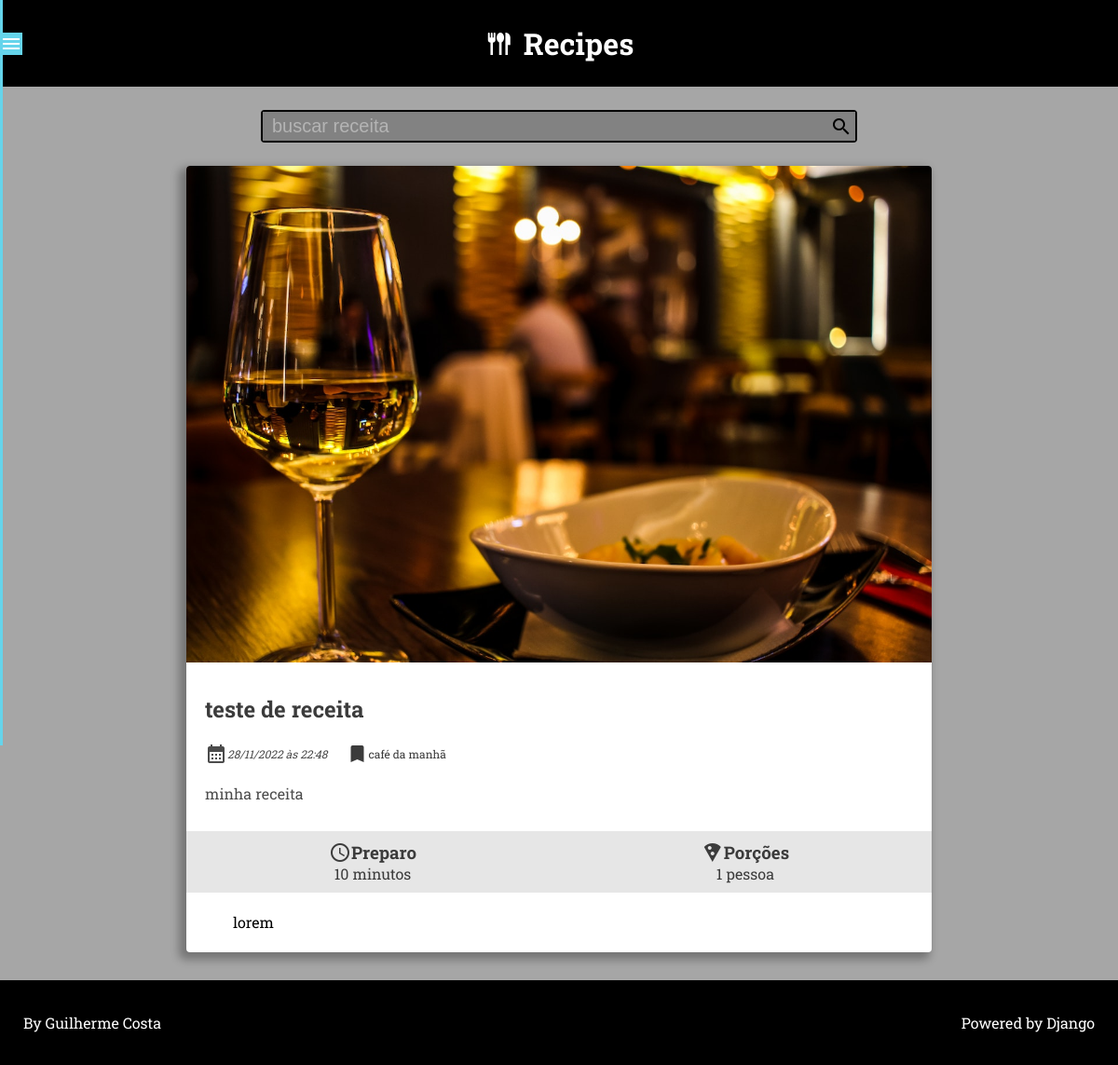
Screenshot of /recipe/8/ with the database file from the repository.
### recipes/models.py (models this page shows, shortened)
class Recipe(models.Model):
    title = models.CharField(max_length=65)
    description = models.CharField(max_length=165)
    slug = models.SlugField()
    preparation_time = models.IntegerField()
    preparation_time_unit = models.CharField(max_length=165)
    servings = models.IntegerField()
    servings_unit = models.CharField(max_length=65)
    preparation_steps = models.TextField()
    preparation_steps_is_html = models.BooleanField(default=False)
    created_at = models.DateTimeField(auto_now_add=True)
    updated_at = models.DateTimeField(auto_now=True)
    is_published = models.BooleanField(default=False)
    cover = models.ImageField(upload_to='recipes/covers/%Y/%m/%d/',
                              blank=True,
                              default='',
                              )
    category = models.ForeignKey(Category,
                                 on_delete=models.SET_NULL,
                                 null=True,
                                 blank=True,
                                 default=None,
                                 )
    author = models.ForeignKey(User,
                               on_delete=models.SET_NULL,
                               null=True,
                               blank=True,
                               default=None,
                               )

class Category(models.Model):
    name = models.CharField(max_length=65,
                            verbose_name='Nome',
                            )

### recipes/views.py (the view)
# urls.py: path('recipe/<int:id>/', views.recipe, name='recipe'),
def recipe(request, id) -> render:
    recipe: list = get_object_or_404(Recipe,
                                     pk=id,
                                     is_published=True,
                                     )
    return render(request, 'recipes/pages/recipe-view.html', context={
        'recipe_details': True,
        'recipe_description': True,
        'title_recipe': f"{recipe.title}",
        'recipe': recipe,
    })

### recipes/templates/recipes/pages/recipe-view.html (shortened to what this page needs)
{% extends 'global/base.html' %}
{% block content %}
<div class="main-content main-content-list">
    {% include "recipes/partials/individual-recipe-view.html" %}
</div>
{% endblock content %}

### recipes/templates/recipes/partials/_details-recipe.html (shortened to what this page needs)
{% if recipe.cover %}
    <a href="{% url 'recipes:recipe' recipe.id %}">
        <img class="card-image" src="{{ recipe.cover.url }}" alt="temp image">
    </a>
{% endif %}
<section class="box-card-info">
    <a href="{% url 'recipes:recipe' recipe.id %}">
        <h2 class="card-title">{{ recipe.title }}</h2>
    </a>
    <div class="card-details">
        <div>
            <span class="material-icons card-calendar-icon">&#xebcc</span>
            <span class="card-date">{{ recipe.created_at|date:"d/m/Y" }} às {{ recipe.created_at|date:"H:i" }}</span>
        </div>
        {% if recipe.category.id %}
            <div>
                <a href="{% url 'recipes:category' recipe.category.id %}" class="flex-details">
                    <span class="material-icons">bookmark</span>
                    <span class="card-group">{{ recipe.category.name }}</span>
                </a>
            </div>
        {% endif %}
        <div class="prev-text-card">
            <p>{{ recipe.description }}</p>
        </div>
    </div>
</section>
<section class="box-card-preparation">
    <div class="card-time-preparation">
        <h3><span class="material-icons">&#xe8b5</span>Preparo</h3>
        <p>{{ recipe.preparation_time }} {{ recipe.preparation_time_unit }}</p>
    </div>
    <div class="card-portion">
        <h3><span class="material-icons">&#xe552</span>Porções</h3>
        <p>{{ recipe.servings }} {{ recipe.servings_unit }}</p>
    </div>
</section>
{% if recipe_description %}
    <div class="card-preparation-steps">
        {% if recipe.preparation_steps_is_html %}
            {{ recipe.preparation_steps|safe }}
        {% else %}
            {{ recipe.preparation_steps }}
        {% endif %}
    </div>
{% endif %}

### recipes/static/recipes/css/style.css (style rules this page uses)
:root { --default-font: 'Roboto Slab', serif; --bg-header-footer: black; --text-header-footer: white; --bg-menu: #65D4EB; --bg-content: #A6A6A6; --bg-input-search: #828282; --bg-card-details: #E6E6E6; --text-white: white; --text-card: #3b3b3b; --text-card-details: #4b4b4b; }
* { margin: 0; padding: 0; box-sizing: border-box; }
body { font-family: var(--default-font); background-color: var(--bg-content); }
.main-content { padding: 0 2%; display: flex; flex-flow: row wrap; justify-content: center; align-items: center; gap: 20px; }
.card-preparation-steps { padding: 20px; line-height: 1.5; text-align: justify; text-indent: 30px; }
.card-image { width: 100%; }
.box-card-info { padding: 30px 20px; }
.box-card-info a { text-decoration: none; font-style: normal; color: var(--text-card); }
.card-title { padding-bottom: 20px; }
.card-details { font-size: 12px; font-style: italic; color: var(--text-card-details); display: flex; justify-content: flex-start; align-items: center; flex-flow: wrap; }
.card-details > .prev-text-card { width: 100%; margin-top: 20px; font-size: 16px; font-style: normal; }
.card-details > div { display: flex; align-items: center; margin-right: 20px; }
.flex-details { display: flex; align-items: center; }
.card-group { cursor: pointer; }
.box-card-preparation { display: flex; justify-content: space-around; align-items: center; flex-wrap: wrap; background-color: var(--bg-card-details); padding: 10px 0; }
.box-card-preparation div { text-align: center; color: var(--text-card); }
.box-card-preparation h3 { display: flex; align-items: center; }

### rows the page displays
Recipe: cover (picture), title "teste de receita", created_at "28/11/2022", created_at "22:48", category.name "café da manhã", description "minha receita", preparation_time "10", preparation_time_unit "minutos", servings "1", servings_unit "pessoa", preparation_steps "lorem"
